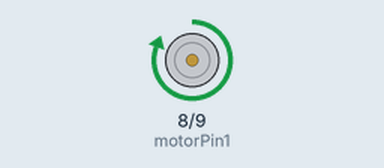
Recording of a sketch running on a simulated Arduino Uno, built with avr-gcc and run on an emulated ATmega328P. On the bench: motor-driver pin pairs drawn as motors (green arrow = first pin HIGH = forward, orange = second pin HIGH = backward, longer = more drive).

Above: at 0.15 s.
Timing chart, 0 to 3.0 s (numbered marks = the images above):
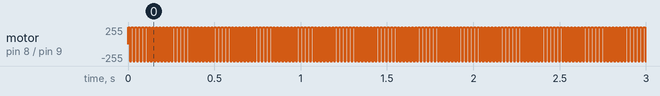

Measured:
- by itself, motor on pin 8 (motorPin1) / pin 9 (motorPin2): alternates forward 255/255 for 0.01 s and backward 255/255 for 0.01 s

The sketch:

color_sensor.ino
```cpp
int motorPin1 = 8;
int motorPin2 = 9;

int motorSpeed = 10;

void setup() {
pinMode(motorPin1, OUTPUT);
pinMode(motorPin2, OUTPUT);
}
void loop(){
ccw();
}
void ccw (){
digitalWrite(motorPin1, HIGH);
digitalWrite(motorPin2, LOW);
delay(motorSpeed);
digitalWrite(motorPin1, LOW);
digitalWrite(motorPin2, HIGH);
delay(motorSpeed);
}
```
